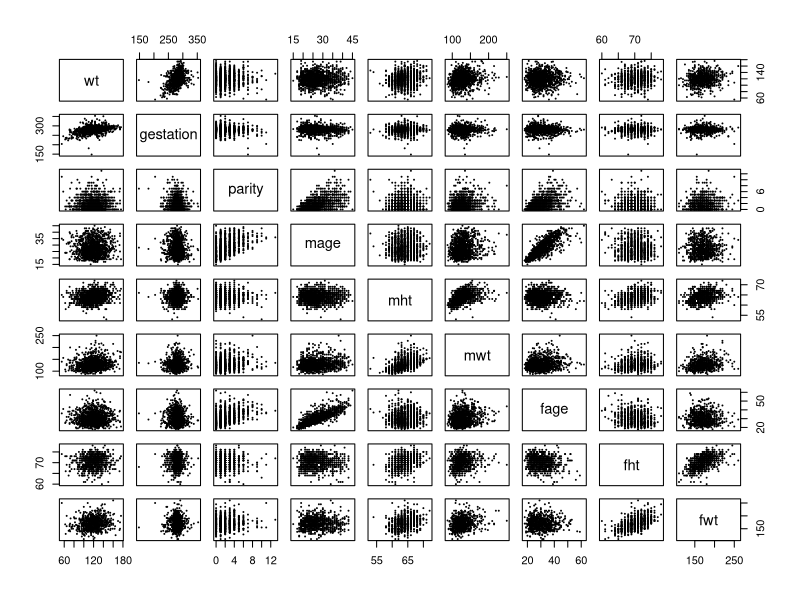
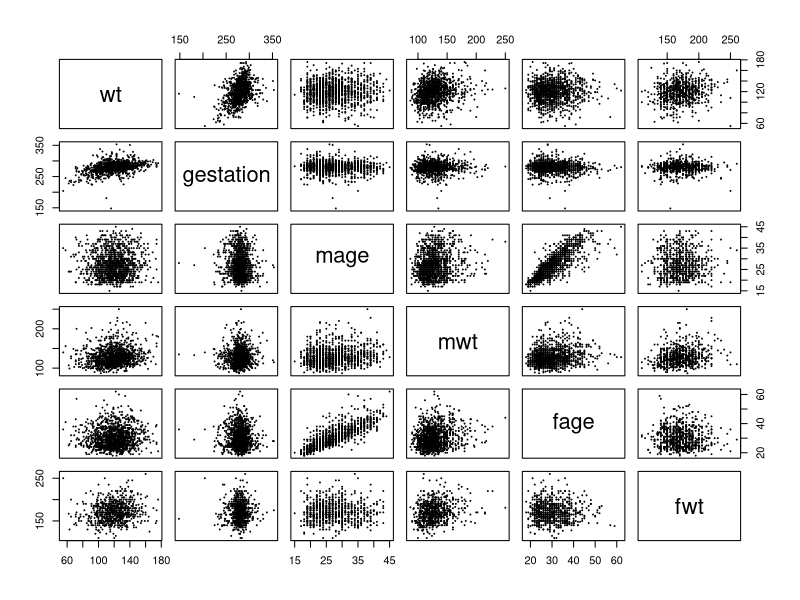

Source code (R) for these figures, in order: (Note: a time limit stopped this script after it produced the figures.)
## ---- chunk 1
library(mice)
## ---- chunk 2
chds_births <- read.csv(file = "chds_births.csv")
chds_births$marital[!chds_births$marital %in% c(1:5)] = NA
chds_births$meth[chds_births$meth %in% c(0,1,2,3,4,5)] = 0
chds_births$meth[chds_births$meth %in% c(6)] = 1
chds_births$meth[chds_births$meth %in% c(7)] = 2
chds_births$meth[chds_births$meth %in% c(8)] = 3
chds_births$meth[chds_births$meth %in% c(9)] = 4
chds_births$meth[chds_births$meth %in% c(10)] = 5
## ---- chunk 3
summary(chds_births)
## ---- chunk 4
pairs(~wt + gestation + parity + mage + mht + mwt + fage + fht + fwt,cex = .05,  data = chds_births)
pairs(~wt + gestation + mage + mwt + fage + fwt,cex = .05,  data = chds_births)
## ---- chunk 5
births_mice <- mice(chds_births)
births_clean <- complete(births_mice)
summary(births_clean)
anyNA(births_clean)
births_clean
## ---- chunk 6
M0 <- lm(wt ~ 1, data = chds_births)
Mmax <- lm(wt ~ (.)^2, data = chds_births)
beta.max <- coef(Mmax)
names(beta.max)[is.na(beta.max)]
## ---- chunk 7
Mmax <- lm(wt ~ (. -marital)^2 + marital + I(gestation^2) + I(mage^2)+I(mht^2)+I(mwt^2)+I(fht^2)+I(fwt^2), data = chds_births)
Mstart <- lm(wt ~ ., data = chds_births)
anyNA(coef(Mmax))
## ---- chunk 8
M0 <- lm(wt ~ 1, data = births_clean)
Mmax <- lm(wt ~ (. -marital)^2 + marital + I(gestation^2) + I(mage^2)+I(mht^2)+I(mwt^2)+I(fht^2)+I(fwt^2), data = births_clean)
Mstart <- lm(wt ~ ., data = births_clean)
## ---- chunk 9
system.time({
  Mfwd <- step(object = M0, # starting point model
               scope = list(lower = M0, upper = Mmax), # smallest and largest model
               direction = "forward", trace = FALSE) # trace prints out information
})
Mfwd
## ---- chunk 10
system.time({
  Mback <- step(object = Mmax, # starting point model
                scope = list(lower = M0, upper = Mmax),
                direction = "backward", trace = FALSE)
})
Mback
## ---- chunk 11
system.time({
  Mstep <- step(object = Mstart,
                scope = list(lower = M0, upper = Mmax),
                direction = "both", trace = FALSE)
})
## ---- chunk 12
c(fwd = length(coef(Mfwd)), back = length(coef(Mback)), step = length(coef(Mstep)))
